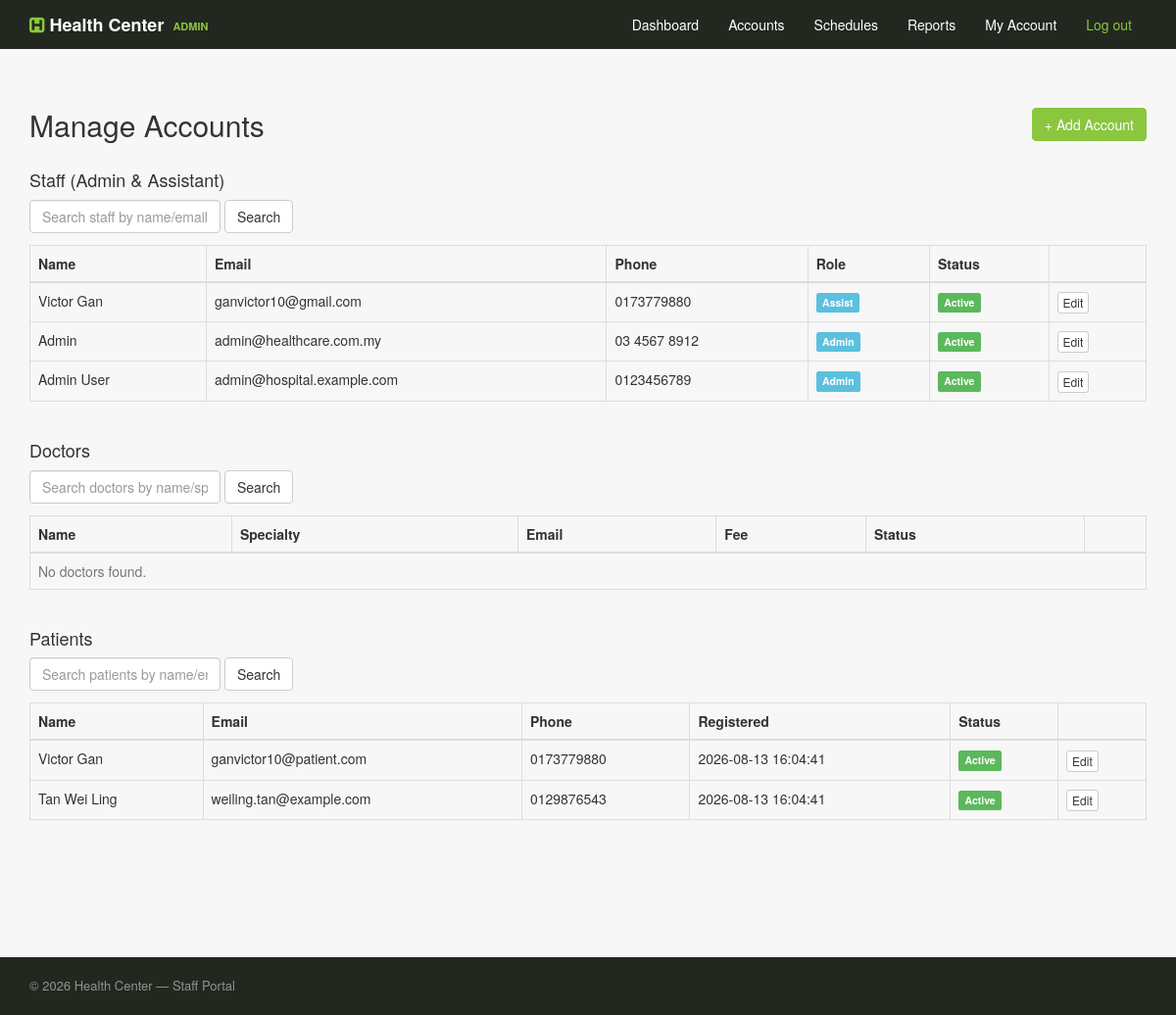
Page /public/admin/manage-accounts.php (signed in) on the committed database.
### tables this page shows
CREATE TABLE IF NOT EXISTS users (
    user_id         INT AUTO_INCREMENT PRIMARY KEY,
    full_name       VARCHAR(100)        NOT NULL,
    email           VARCHAR(150)        NOT NULL UNIQUE,
    password_hash   VARCHAR(255)        NOT NULL,  
    phone           VARCHAR(20),
    avatar_url      VARCHAR(500),
    role            ENUM('patient', 'doctor', 'assist', 'admin') NOT NULL DEFAULT 'patient',
    is_active       BOOLEAN             DEFAULT TRUE,    
    created_at      TIMESTAMP           DEFAULT CURRENT_TIMESTAMP,
    updated_at      TIMESTAMP           DEFAULT CURRENT_TIMESTAMP ON UPDATE CURRENT_TIMESTAMP
);

### public/admin/manage-accounts.php (the view, shortened to what this page needs)
<?php
$db      = Database::getConnection();
$role    = $_SESSION['role'];
$isAdmin = $role === 'admin';
$staffQ   = trim($_GET['staff_q'] ?? '');
$doctorQ  = trim($_GET['doctor_q'] ?? '');
$patientQ = trim($_GET['patient_q'] ?? '');
$staff = $doctors = $patients = [];
if ($isAdmin) {
    $stmt = $db->prepare(
        "SELECT * FROM users WHERE role IN ('admin','assist') AND (full_name LIKE :q OR email LIKE :q)
         ORDER BY role, full_name"
    );
    $stmt->execute(['q' => "%$staffQ%"]);
    $staff = $stmt->fetchAll(PDO::FETCH_ASSOC);
}
$stmt = $db->prepare(
    "SELECT * FROM users WHERE role = 'patient' AND (full_name LIKE :q OR email LIKE :q)
     ORDER BY created_at DESC LIMIT 50"
);
$stmt->execute(['q' => "%$patientQ%"]);
$patients = $stmt->fetchAll(PDO::FETCH_ASSOC);
require_once __DIR__ . '/staff-header.php';
?>
    <div class="container">
        <div style="display:flex;justify-content:space-between;align-items:center;margin-bottom:30px;">
            <h2 style="margin:0;">Manage Accounts</h2>
            <a href="register-account.php" class="btn btn-primary" style="background:#8BC63F;border-color:#8BC63F;">
                + Add Account
            </a>
        </div>
        <?php if ($isAdmin): ?>
        <h4>Staff (Admin &amp; Assistant)</h4>
        <form method="get" action="manage-accounts.php" class="form-inline" style="margin-bottom:12px;">
            <input type="text" name="staff_q" class="form-control" placeholder="Search staff by name/email" value="<?= htmlspecialchars($staffQ) ?>">
            <button type="submit" class="btn btn-default">Search</button>
        </form>
        <table class="table table-bordered">
            <thead><tr><th>Name</th><th>Email</th><th>Phone</th><th>Role</th><th>Status</th><th></th></tr></thead>
            <tbody>
            <?php foreach ($staff as $s): ?>
                <tr>
                    <td><?= htmlspecialchars($s['full_name']) ?></td>
                    <td><?= htmlspecialchars($s['email']) ?></td>
                    <td><?= htmlspecialchars($s['phone'] ?? '') ?></td>
                    <td><span class="label label-info"><?= ucfirst($s['role']) ?></span></td>
                    <td><?= $s['is_active'] ? '<span class="label label-success">Active</span>' : '<span class="label label-default">Inactive</span>' ?></td>
                    <td><a href="manage-accounts.php?edit=staff&id=<?= (int) $s['user_id'] ?>#top" class="btn btn-xs btn-default">Edit</a></td>
                </tr>
            <?php endforeach; ?>
            </tbody>
        </table>
        <h4 style="margin-top:40px;">Doctors</h4>
        <form method="get" action="manage-accounts.php" class="form-inline" style="margin-bottom:12px;">
            <input type="text" name="doctor_q" class="form-control" placeholder="Search doctors by name/specialty" value="<?= htmlspecialchars($doctorQ) ?>">
            <button type="submit" class="btn btn-default">Search</button>
        </form>
        <table class="table table-bordered">
            <thead><tr><th>Name</th><th>Specialty</th><th>Email</th><th>Fee</th><th>Status</th><th></th></tr></thead>
            <tbody>
            <?php if (empty($doctors)): ?><tr><td colspan="6" class="text-muted">No doctors found.</td></tr><?php endif; ?>
            </tbody>
        </table>
        <?php endif;  ?>
        <h4 style="margin-top:40px;">Patients</h4>
        <form method="get" action="manage-accounts.php" class="form-inline" style="margin-bottom:12px;">
            <input type="text" name="patient_q" class="form-control" placeholder="Search patients by name/email" value="<?= htmlspecialchars($patientQ) ?>">
            <button type="submit" class="btn btn-default">Search</button>
        </form>
        <table class="table table-bordered">
            <thead><tr><th>Name</th><th>Email</th><th>Phone</th><th>Registered</th><th>Status</th><th></th></tr></thead>
            <tbody>
            <?php foreach ($patients as $p): ?>
                <tr>
                    <td><?= htmlspecialchars($p['full_name']) ?></td>
                    <td><?= htmlspecialchars($p['email']) ?></td>
                    <td><?= htmlspecialchars($p['phone'] ?? '') ?></td>
                    <td><?= htmlspecialchars($p['created_at']) ?></td>
                    <td><?= $p['is_active'] ? '<span class="label label-success">Active</span>' : '<span class="label label-default">Inactive</span>' ?></td>
                    <td><a href="manage-accounts.php?edit=patient&id=<?= (int) $p['user_id'] ?>#top" class="btn btn-xs btn-default">Edit</a></td>
                </tr>
            <?php endforeach; ?>
            </tbody>
        </table>
    </div>
<?php require_once __DIR__ . '/staff-footer.php'; ?>

### public/admin/staff-header.php (shortened to what this page needs)
<?php
$role = $_SESSION['role'] ?? '';
$navByRole = [
    'admin' => [
        'home'  => 'dashboard.php',
        'links' => [
            ['href' => 'dashboard.php',       'label' => 'Dashboard'],
            ['href' => 'manage-accounts.php', 'label' => 'Accounts'],
            ['href' => 'manage-schedules.php','label' => 'Schedules'],
            ['href' => 'reports.php',         'label' => 'Reports'],
            ['href' => '../profile.php',      'label' => 'My Account'],
        ],
    ],
    'assist' => [
        'home'  => 'manage-schedules.php',
        'links' => [
            ['href' => 'manage-schedules.php', 'label' => 'Schedules'],
            ['href' => 'manage-accounts.php',  'label' => 'Patients'],
            ['href' => '../profile.php',       'label' => 'My Account'],
        ],
    ],
    'doctor' => [
        'home'  => '../profile.php',
        'links' => [
            ['href' => '../profile.php', 'label' => 'My Appointments'],
        ],
    ],
];
$current    = $navByRole[$role] ?? $navByRole['doctor'];
$roleHome   = $current['home'];
$navLinks   = $current['links'];
$roleLabel  = ['admin' => 'Admin', 'assist' => 'Assistant', 'doctor' => 'Doctor'][$role] ?? 'Staff';
?>
<!DOCTYPE html>
<html lang="en">
<head>
     <link rel="stylesheet" href="../css/bootstrap.min.css">
     <link rel="stylesheet" href="../css/font-awesome.min.css">
     <link rel="stylesheet" href="../css/custom.css">
</head>
<body style="background:#F7F7F7;">
<nav class="navbar navbar-default" style="margin-bottom:0;border-radius:0;background:#22281F;border:none;">
    <div class="container">
        <div class="navbar-header">
            <a class="navbar-brand" href="<?= htmlspecialchars($roleHome) ?>" style="color:#fff;font-weight:600;">
                <i class="fa fa-h-square" style="color:#8BC63F;"></i> Health Center
                <span style="font-size:11px;color:#8BC63F;vertical-align:middle;margin-left:4px;">
                    <?= htmlspecialchars(strtoupper($roleLabel)) ?>
                </span>
            </a>
        </div>
        <div class="collapse navbar-collapse" id="staffNav">
            <ul class="nav navbar-nav navbar-right">
                <?php foreach ($navLinks as $link): ?>
                    <li><a href="<?= htmlspecialchars($link['href']) ?>" style="color:#fff;"><?= htmlspecialchars($link['label']) ?></a></li>
                <?php endforeach; ?>
                <li><a href="../logout.php" style="color:#8BC63F;">Log out</a></li>
            </ul>
        </div>
    </div>
</nav>
<section style="padding:60px 0; min-height:82vh;">

### public/admin/staff-footer.php (shortened to what this page needs)
</section>
<footer style="background:#22281F;color:rgba(255,255,255,0.5);padding:20px 0;margin-top:60px;font-size:13px;">
    <div class="container">
        &copy; <?= date('Y') ?> Health Center — Staff Portal
    </div>
</footer>
</body>
</html>

### public/css/custom.css (style rules this page uses)
:root { --color-primary: #8BC63F; --color-primary-dark: #6EA32E; --color-primary-light: #EAF6D6; --color-dark: #22281F; --color-text: #3C3C3C; --color-muted: #757575; --color-border: #E7E7E7; --radius: 10px; }
.navbar { flex-wrap: nowrap; }
.navbar-nav { flex-direction: row; }

### rows in the picture
users: full_name "Victor Gan", email "ganvictor10@gmail.com", phone "0173779880", role "Assist", is_active "Active"
users: full_name "Admin", email "admin@healthcare.com.my", phone "03 4567 8912", role "Admin", is_active "Active"
users: full_name "Admin User", email "admin@hospital.example.com", phone "0123456789", role "Admin", is_active "Active"
users: full_name "Victor Gan", email "ganvictor10@patient.com", phone "0173779880", created_at "2026-08-13 16:04:41", is_active "Active"
users: full_name "Tan Wei Ling", email "weiling.tan@example.com", phone "0129876543", created_at "2026-08-13 16:04:41", is_active "Active"

### other values in the picture
$roleLabel "ADMIN"
$link['label'] "Dashboard"
$link['label'] "Accounts"
$link['label'] "Schedules"
$link['label'] "Reports"
$link['label'] "My Account"
